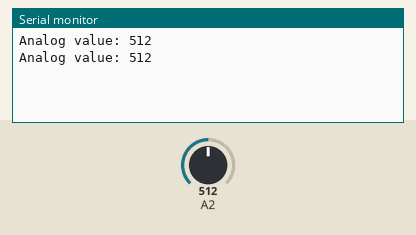
Bench run of a sketch on a simulated Arduino Uno, built with avr-gcc and run on an emulated ATmega328P. On the bench: the last lines printed to the serial monitor. The inputs (shaded band) are chosen by the test bench; at power-on: A2 = 512.

Above: at 1.8 s.
1.9 s: A2 set to 716
At 2.8 s:
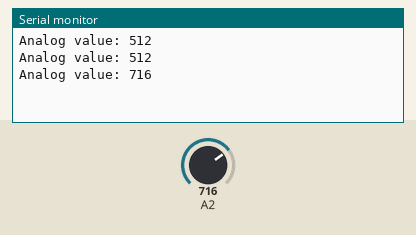
3.4 s: A2 set to 900
At 4.8 s:
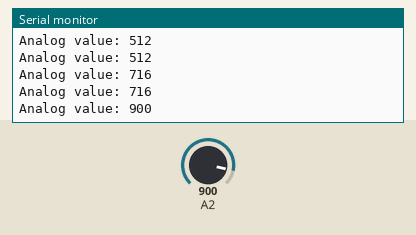
Timing chart, 0 to 6.4 s (numbered marks = the images above; inputs shaded):
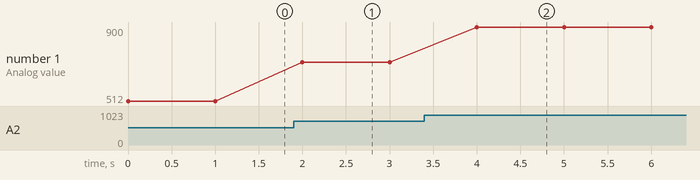

The sketch:

IR_template.ino
```cpp
 int ir_analog = 0;     //initialize
// int ir_digital = 4;   //Digital Pin 4


int ir_level = 300;   //IR sensor level

void setup() {
  // put your setup code here, to run once:

   Serial.begin(9600);

}

void loop() {
  // put your main code here, to run repeatedly:

  ir_analog = analogRead(A2);
 // ir_digital = digitalRead(4);


  Serial.print("Analog value: ");
  Serial.println(ir_analog);

 // Serial.print("Digital value: ");
 // Serial.println(ir_digital);

  delay(1000);
}
```

Measured:
- after the input at 1.9 s, the serial monitor: prints a new line after 0.10 s (image 1)
- after the input at 3.4 s, the serial monitor: prints a new line after 0.60 s (image 2)
- plotted number 1: 512 → 716 after the input at 1.9 s, 716 → 900 after the input at 3.4 s
